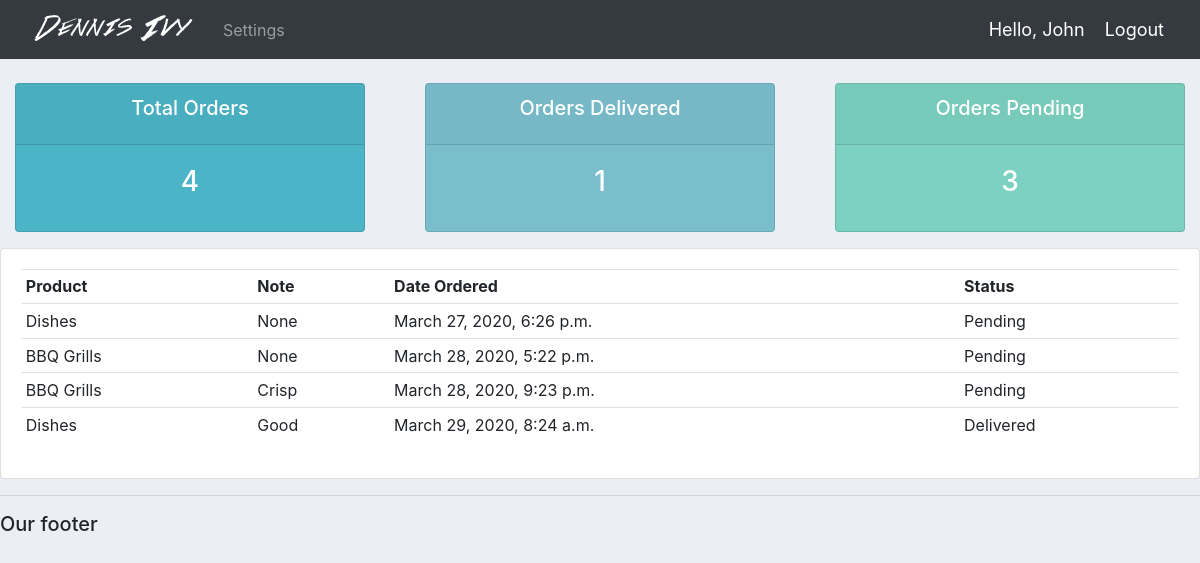
The page /user/ (signed in) on the database its author committed.
### accounts/models.py (models this page shows)
class Order(models.Model):
    STATUS = (
        ('Pending', 'Pending'),
        ('Out for delivery', 'Our for delivery'),
        ('Delivered', 'Delivered'),
    )
    customer = models.ForeignKey(Customer, null=True, on_delete=models.SET_NULL)
    product = models.ForeignKey(Product, null=True, on_delete=models.SET_NULL)
    date_created = models.DateTimeField(auto_now_add=True, null=True)
    status = models.CharField(max_length=200, null=True, choices=STATUS)
    note = models.CharField(max_length=1000, null=True)
    def __str__(self):
        return self.product.name

class Product(models.Model):
    CATEGORY = (
        ('Indoor', 'Indoor'),
        ('Outdoor', 'Outdoor'),
    )
    name = models.CharField(max_length=200, null=True)
    price = models.FloatField(null=True)
    category = models.CharField(max_length=200, null=True, choices=CATEGORY)
    description = models.CharField(max_length=200, null=True, blank=True)
    date_created = models.DateTimeField(auto_now_add=True, null=True)
    tags = models.ManyToManyField(Tag)
    def __str__(self):
        return self.name

### accounts/decorators.py (the view)
        def wrapper_func(request, *args, **kwargs):
            group = None
            if request.user.groups.exists():
                group = request.user.groups.all()[0].name
            if group in allowed_roles:
                return view_func(request, *args, **kwargs)
            else:
                return HttpResponse('You are not authorized to view this page')

### accounts/views.py (called while the page is built)
@login_required(login_url='login')
@allowed_users(allowed_roles=['customer'])
def userPage(request):
    orders = request.user.customer.order_set.all()
    total_orders = orders.count()
    delivered = orders.filter(status='Delivered').count()
    pending = orders.filter(status='Pending').count()
    print('Orders: ', orders)
    context = {'orders': orders, 'total_orders': total_orders, 'delivered': delivered, 'pending': pending}
    return render(request, 'accounts/user.html', context)

### accounts/templates/accounts/user.html
{% extends 'accounts/main.html' %}
{% block content %}
{% include 'accounts/status.html' %}
<div class="row">
	<div class="col-md">
		<div class="card card-body">
			<table class="table table-sm">
				<tr>
					<th>Product</th>
					<th>Note</th>
					<th>Date Ordered</th>
					<th>Status</th>
				</tr>
				{% for order in orders %}
					<tr>
						<td>{{order.product}}</td>
						<td>{{order.note}}</td>
						<td>{{order.date_created}}</td>
						<td>{{order.status}}</td>
					</tr>
				{% endfor %}
			</table>
		</div>
	</div>
</div>
{% endblock %}

### accounts/templates/accounts/navbar.html (shortened to what this page needs)
{% load static %}
<nav class="navbar navbar-expand-lg navbar-dark bg-dark">
  <img src="{% static 'images/logo.png' %}">
  <div class="collapse navbar-collapse" id="navbarNav">
    <ul class="navbar-nav">
      {% if request.user.is_staff %}
      <li class="nav-item active">
        <a class="nav-link" href="{% url 'home' %}">Dashboard</a>
      </li>
      <li class="nav-item">
        <a class="nav-link" href="{% url 'products' %}">Products</a>
      </li>
      {% else %}
       <li class="nav-item">
        <a class="nav-link" href="{% url 'account' %}">Settings</a>
      </li>
      {% endif %}
    </ul>
  </div>
  <span class="hello-msg">Hello, {{request.user}}</span>
  <span><a class="hello-msg" href="{% url 'logout' %}">Logout</a></span>
</nav>

### static/css/main.css (style rules this page uses)
body { background-color: #ebeff5; }

### accounts/templates/accounts/navbar.html (style rules this page uses)
.hello-msg { font-size: 18px; color: #fff; margin-right: 20px; }

### rows shown on the page
Order: product "Dishes", note "None", date_created "March 27, 2020, 6:26 p.m.", status "Pending"
Order: product "BBQ Grills", note "None", date_created "March 28, 2020, 5:22 p.m.", status "Pending"
Order: product "BBQ Grills", note "Crisp", date_created "March 28, 2020, 9:23 p.m.", status "Pending"
Order: product "Dishes", note "Good", date_created "March 29, 2020, 8:24 a.m.", status "Delivered"

### other values the page prints
{{ request.user }} "John"
{{ total_orders }} "4"
{{ delivered }} "1"
{{ pending }} "3"
